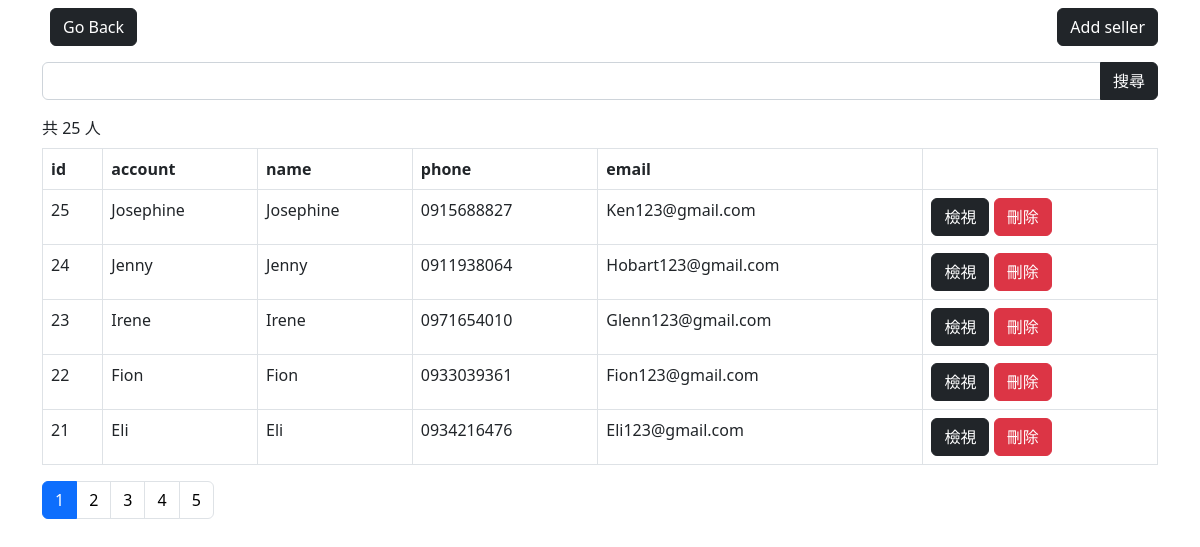
/seller/sellers.php, run on the app's committed database.
### tables this page shows
CREATE TABLE `sellers` (
  `id` int(6) UNSIGNED NOT NULL,
  `account` varchar(20) NOT NULL,
  `password` varchar(50) NOT NULL,
  `name` varchar(30) NOT NULL,
  `phone` varchar(30) DEFAULT NULL,
  `email` varchar(30) DEFAULT NULL,
  `created_at` datetime DEFAULT NULL,
  `valid` tinyint(1) NOT NULL,
  `introduce` varchar(255) NOT NULL
);

### seller/sellers.php (the view, shortened to what this page needs)
<?php
require_once("../db2-connect.php");
if(isset($_GET["search"])){
  $search=$_GET["search"];
  $sql="SELECT * FROM sellers WHERE account LIKE '%$search%' AND valid=1 ORDER BY created_at DESC";
  $result=$conn->query($sql);
  $sellerCount=$result->num_rows;
}else{
  if(isset($_GET["page"])){
    $page=$_GET["page"];
  }else{
    $page=1;
  }
  $sqlAll="SELECT * FROM sellers WHERE valid=1 ";
  $resultAll=$conn->query($sqlAll);
  $sellerCount=$resultAll->num_rows;
  $per_page=5;
  $page_start=($page-1)*$per_page;
  $sql="SELECT * FROM sellers WHERE valid=1 ORDER BY created_at DESC LIMIT $page_start, $per_page";
  $result=$conn->query($sql);
  $totalPage=ceil($sellerCount/$per_page);
}
$rows=$result->fetch_all(MYSQLI_ASSOC);
?>
<!doctype html>
<html lang="en">
<head>
  <link href="https://cdn.jsdelivr.net/npm/bootstrap@5.2.1/dist/css/bootstrap.min.css" rel="stylesheet"
>
</head>
<body>
  <div class="container">
    <div class="py-2 d-flex justify-content-between">
        <a class="btn btn-dark mx-2" href="./dashboard.php">Go Back</a>
        <a class="btn btn-dark" href="add-seller.php">Add seller</a>
    </div>
    <div class="py-2">
      <form action="sellers.php" method="get">
        <div class="input-group">
          <input type="text" class="form-control" name="search">
          <button type="submit" class="btn btn-dark">搜尋</button>
        </div>
      </form>
    </div>
    <div class="py-2">
        共 <?=$sellerCount?> 人
    </div>
    <table class="table table-bordered">
            <thead>
                <tr>
                    <th>id</th>
                    <th>account</th>
                    <th>name</th>
                    <th>phone</th>
                    <th>email</th>
                    <th></th>
                </tr>
            </thead>
            <?php if($sellerCount>0): ?>
            <tbody>
            <?php foreach($rows as $row): ?>
              <tr>
                <td><?=$row["id"]?></td>
                <td><?=$row["account"]?></td>
                <td><?=$row["name"]?></td>
                <td><?=$row["phone"]?></td>
                <td><?=$row["email"]?></td>
                <td>
                  <a class="btn btn-dark" href="seller.php?id=<?=$row["id"]?>">檢視</a>
                  <a class="btn btn-danger" href="delete-seller.php?id=<?=$row["id"]?>">刪除</a>
                </td>
              </tr>
              <?php endforeach; ?>
            </tbody>
            <?php endif; ?>
    </table>
    <?php if(!isset($_GET["search"])): ?>
    <nav aria-label="Page navigation example">
      <ul class="pagination">
        <?php for($i=1; $i<=$totalPage; $i++): ?>
        <li class="page-item  <?php if($i==$page)echo "active"; ?>"><a class="page-link page-style" href="sellers.php?page=<?=$i?>"><?=$i?></a></li>
        <?php endfor; ?>
      </ul>
    </nav>
    <?php endif ;?>
  </div>
</body>
</html>

### seller/sellers.php (style rules this page uses)
.page-style { color: black; }

### data on the page
sellers: id "25", account "Josephine", name "Josephine", phone "0915688827", email "Ken123@gmail.com"
sellers: id "24", account "Jenny", name "Jenny", phone "0911938064", email "Hobart123@gmail.com"
sellers: id "23", account "Irene", name "Irene", phone "0971654010", email "Glenn123@gmail.com"
sellers: id "22", account "Fion", name "Fion", phone "0933039361", email "Fion123@gmail.com"
sellers: id "21", account "Eli", name "Eli", phone "0934216476", email "Eli123@gmail.com"

### other printed values
$sellerCount "25"
